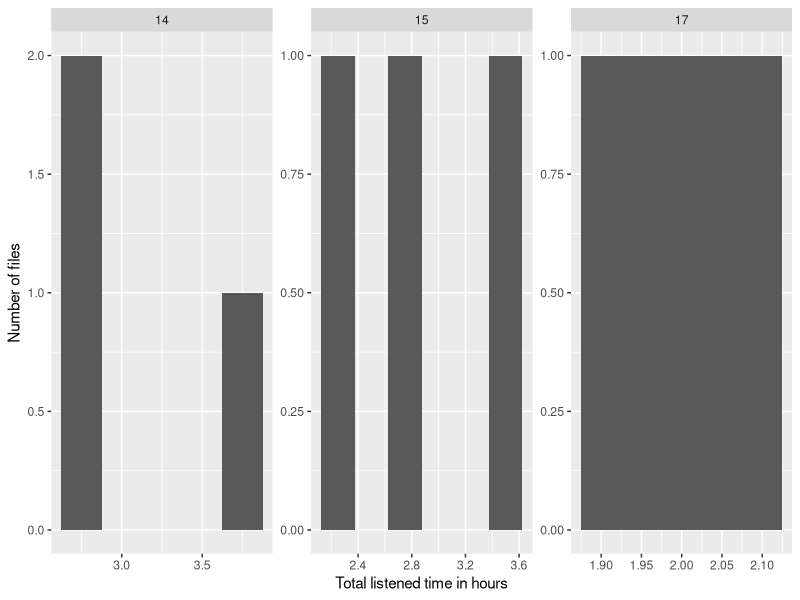

This figure's R source:
## ---- chunk 1
knitr::opts_chunk$set(echo = TRUE)
#knitr::opts_knit$set(root.dir = normalizePath(".."))
#eb: i commented out the above so paths will work as they should; under
# knit you always want the knit directory to be the *project* directory
library(tidyverse)
library(kableExtra)


## ---- chunk 2

listened_time <- read_csv("../output/Total_Listen_Time_Summary.csv")
listened_time_with_months <- listened_time %>% 
  separate(filename, into = c("subj","month"), sep = "_", extra="drop",remove=F)
## ---- chunk 3
avgs <- listened_time_with_months %>% 
  group_by(month) %>% 
  summarise(avg_listen_time = round(mean(total_listen_time_hour), 2), 
            max = max(total_listen_time_hour), 
            min = min(total_listen_time_hour)
            )
knitr::kable(
  avgs,
  caption = "Mean, maximum and minimum listened time per month in hours"
) %>%
  kable_styling(bootstrap_options = c("striped", "hover", "condensed"), full_width = T, fixed_thead = T)

## ---- chunk 4
knitr::kable(
  listened_time_with_months[1:5,] %>% select(filename, ends_with("hour")),
  caption = "A tibble of listened time csv file"
) %>%
    kable_styling(bootstrap_options = c("striped", "hover", "condensed"), full_width = F, position = 'left')
## ---- chunk 5
ggplot(data = listened_time_with_months) + geom_histogram(mapping = aes(x = total_listen_time_hour),binwidth=.25) + facet_wrap(~ month, scales = "free") +
  labs(x = "Total listened time in hours", y = "Number of files")
## ---- chunk 6
headers <- c(
  "filename", 
  "month", 
  "silence_time_hour", 
  "skip_time_hour", 
  "skip_silence_overlap_hour", 
  "end_time_hour", 
  "total_listen_time_hour"
  )
sixseven_summary <- 
  listened_time_with_months %>%
  select(headers) %>%
  filter(month %in% c("06","07") & (total_listen_time_hour>12 | total_listen_time_hour<8)) %>%
  mutate(calculation_of_listen_time_hour = sprintf("= %s - (%s + %s - %s)", end_time_hour, skip_time_hour, silence_time_hour, skip_silence_overlap_hour))

knitr::kable(sixseven_summary) %>%
  kable_styling(bootstrap_options = c("striped", "hover", "condensed", "bordered"), full_width = F, fixed_thead = T)
## ---- chunk 7
alternative <- listened_time_with_months %>%
  filter(month %in% c("06", "07")) %>%
  select(headers) %>%
  mutate(case1 = end_time_hour - (silence_time_hour - skip_silence_overlap_hour), case2 = end_time_hour - silence_time_hour) %>%
  filter(case1 > 12 | case1 < 8 | case2 > 12 | case2 < 8)

knitr::kable(alternative) %>%
  kable_styling(bootstrap_options = c("striped", "hover", "condensed", "bordered"), full_width = F, fixed_thead = T)
## ---- chunk 8
eight2thirteen <- 
  listened_time_with_months %>% 
  filter(month %in% c("08","09","10","11","12","13") & (total_listen_time_hour>4.25 | total_listen_time_hour<3.75 | num_raw_subregion<5)) %>%
  select(filename, month, ends_with("hour"),  -skip_silence_overlap_hour, contains("raw"))
## ---- chunk 9
knitr::kable(eight2thirteen, table.attr='class="bigTable"') %>%
    kable_styling(bootstrap_options = c("striped", "hover", "condensed", "bordered"), full_width = F, fixed_thead = T, position="left")
## ---- chunk 10
fourteen2seventeen <-
  listened_time_with_months %>% 
  filter(month %in% c("14","15","16","17") & (total_listen_time_hour>3.25 | total_listen_time_hour<2.75)) %>%
  select(filename, month, ends_with("hour"),  -skip_silence_overlap_hour, contains("raw"))

knitr::kable(fourteen2seventeen) %>%
      kable_styling(bootstrap_options = c("striped", "hover", "condensed", "bordered"), full_width = F, fixed_thead = T, position="left")
## ---- chunk 11
#eb: note: you want ALL five positions and ranks in the spreadsheet but i'm 
# just showing you how i'd do it for the version of the data that's there now
#that's why p5 and r5 are all NA--they wont' be with the right data form
mini_listened_time_data <- listened_time_with_months %>% 
  dplyr::select(filename, subj, month, subregions, positions, ranks, counts)

ranks_fixed <- mini_listened_time_data %>% 
  separate(ranks,  into= c("r1","r2","r3","r4","r5"), sep = "', '", remove = F) %>% 
  #mutate( r1 = str_remove_all(r1, c(literal("['") | literal("[]") | literal(",]""))))
  mutate( r1 = str_extract(r1, "\\d"),
          r2 = str_extract(r2, "\\d"),
          r3 = str_extract(r3, "\\d"),
          r4 = str_extract(r4, "\\d"),
          r5 = str_extract(r5, "\\d")) 

ranks_long <- ranks_fixed %>%  
  dplyr::select(filename, subj, month, r1:r5) %>% 
  pivot_longer(cols = r1:r5, names_to = "slot", values_to = "rank") %>% 
  mutate(slot = str_extract(slot, "\\d"))

positions_fixed <- mini_listened_time_data %>% 
  separate(positions,  into= c("p1","p2","p3","p4","p5"), sep = "', '", remove = F) %>%
  mutate( p1 = str_extract(p1, "\\d"),
          p2 = str_extract(p2, "\\d"),
          p3 = str_extract(p3, "\\d"),
          p4 = str_extract(p4, "\\d"),
          p5 = str_extract(p5, "\\d")) 

positions_long <- positions_fixed %>% 
  dplyr::select(filename, subj, month, p1:p5) %>% 
  pivot_longer(cols = p1:p5, names_to = "slot", values_to = "position") %>% 
  mutate(slot = str_extract(slot, "\\d"))

counts_fixed <- mini_listened_time_data %>%
  separate(counts, into= c("c1","c2","c3","c4","c5"), sep = ",", remove = F) %>%
  mutate( c1 = str_extract(c1, "\\d+"),
          c2 = str_extract(c2, "\\d+"),
          c3 = str_extract(c3, "\\d+"),
          c4 = str_extract(c4, "\\d+"),
          c5 = str_extract(c5, '\\d+')
    )

counts_long <- counts_fixed %>%
  select(filename, subj, month, c1:c5) %>%
  pivot_longer(cols = c1:c5, names_to = 'slot', values_to = 'counts') %>%
  mutate(slot = str_extract(slot, '\\d'))

  
voila <- positions_long %>%
  left_join(ranks_long) %>%
  left_join(counts_long)
#eb: double check that this does the right thing by looking at wide & long versions manually


# mini_listened_time_data %>% dplyr::select(filename, ranks, positions)
#eb: as long as this does the right thing when you add the 5th SR, should be good!
## ---- chunk 12
final <- 
  voila %>%
  filter(!(month %in% c('06', '07'))) %>%
  arrange(filename, position) %>%
  select(-slot)

t1 <- final %>%
  semi_join(eight2thirteen, by="filename")
t2 <- final %>%
  semi_join(fourteen2seventeen, by="filename")

knitr::kable(t1, caption = 'Subregion summary for months 8 to 13') %>%
      kable_styling(bootstrap_options = c("striped", "hover", "condensed", "bordered"), full_width = F, fixed_thead = T, position="left")

knitr::kable(t2, caption = 'Subregion summary for months 14 to 17') %>%
      kable_styling(bootstrap_options = c("striped", "hover", "condensed", "bordered"), full_width = F, fixed_thead = T, position="left")
